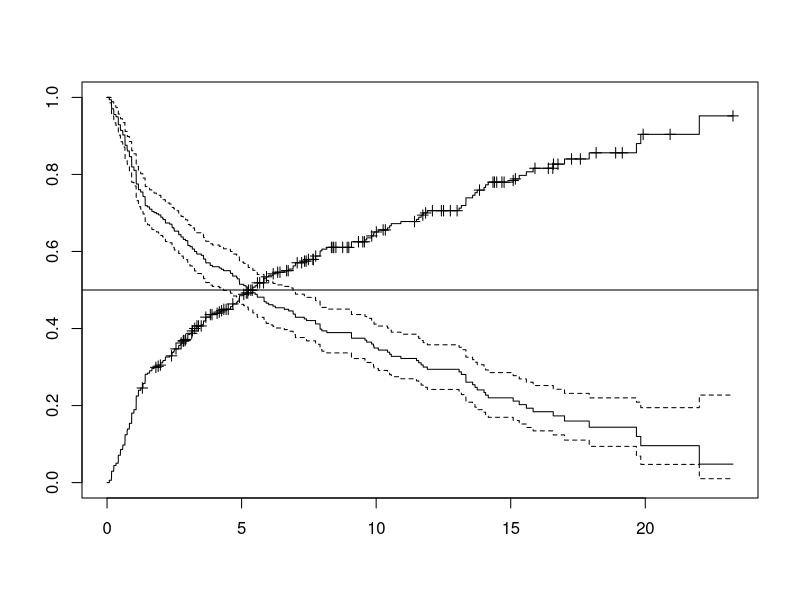
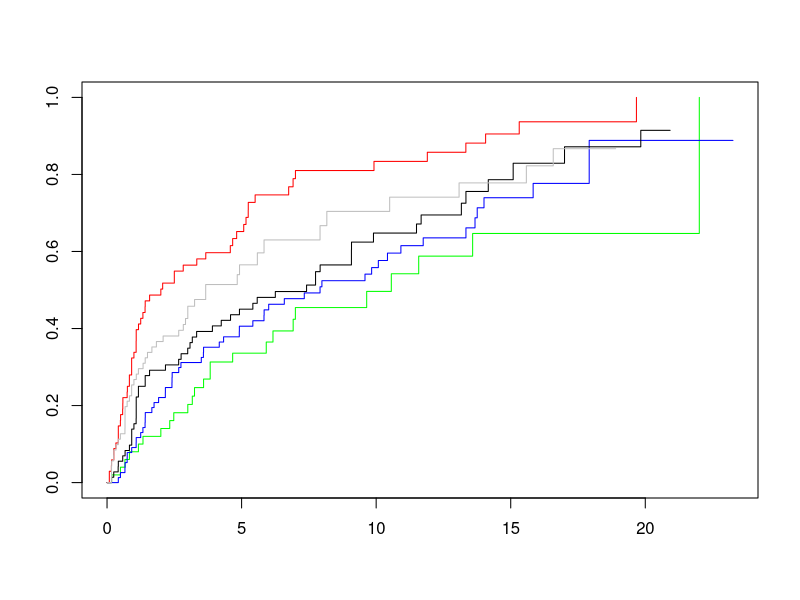

These figures' R source, in order: (Note: this script raises an error after producing the figures.)
###################################################
library(Epi)
library(survival)
sessionInfo()
options( width=87 )
###################################################
setwd("C:/Users/janne/projects/SPE/pracs")
orca <- read.table("./data/oralca2.txt", header=T)
head(orca)
str(orca)
summary(orca)

###################################################
orca$suob <- Surv(orca$time, 1*(orca$event > 0) )
str(orca$suob)
summary(orca$suob)

###################################################
s.all <- survfit(suob ~ 1, data=orca)

###################################################
s.all
str(s.all)

###################################################
plot(s.all)
lines(s.all, fun = "event", mark.time=T, conf.int=F)
abline(h=0.5)
###################################################
s.stg  <- survfit(suob ~ stage, data= orca)
col5 <- c("green", "blue", "black", "red", "gray")
plot(s.stg, col= col5, fun="event", mark.time=F )
legend(10, 0.4, legend=levels(orca$stage),
       col=col5, lty=1, cex=0.8,
       title="Stage", text.font=4, bg='white')
s.stg

###################################################
par(mfrow=c(1,2))
plot(s.stg, col= col5, fun="cumhaz", main="cum. hazards" )
#legend(0,3.5, legend=levels(orca$stage),
#       col=col5, lty=1, cex=0.8,
#       title="Stage", text.font=4, bg='white')
plot(s.stg, col= col5, fun="cloglog", main = "cloglog: log cum.haz")
#legend(10,-2, legend=levels(orca$stage),
#       col=col5, lty=1, cex=0.8,
#       title="Stage", text.font=4, bg='white')

###################################################
orca$agegr <- cut(orca$age, br=c(0,55,75, 95))
stat.table( list( sex, agegr), list( count(), percent(agegr) ),
             margins=T, data = orca )

###################################################
s.agrx <- survfit(suob ~ agegr + sex, data=orca)
par(mfrow=c(1,1))
plot(s.agrx, fun="event", mark.time=F, xlim = c(0,15), lwd=3,
             col=rep(c("red", "blue"),3), lty=c(2,2, 1,1, 5,5))
legend(10,0.3, legend=c("(0,55] Female "," (0,55] Male",
                       "(55,75] Female "," (55,75] Male",
                       "(75,95] Female "," (75,95] Male" ),
       col=rep(c("red", "blue"),3), lty=c(2,2, 1,1, 5,5), cex=0.8)
       
#title="Line types", text.font=4, bg='white')

###################################################
cif1 <- survfit( Surv( time, event, type="mstate") ~ 1,
                 data = orca)
str(cif1)

###################################################
par(mfrow=c(1,2))
plotCIF(cif1, 1, main = "Cancer death")
plotCIF(cif1, 2, main= "Other deaths")

###################################################
col5 <- c("green", "blue", "black", "red", "gray")
cif2 <- survfit( Surv( time, event, type="mstate") ~ stage,
                 data = orca)
str(cif2)

par(mfrow=c(1,2))
plotCIF(cif2, 1, main = "Cancer death by stage",
        col = col5, ylim = c(0, 0.7) )
plotCIF(cif2, 2, main= "Other deaths by stage",
        col=col5, ylim = c(0, 0.7) )

###################################################
par(mfrow=c(1,1))
stackedCIF(cif1,colour = c("gray70", "gray85"))

###################################################
options(show.signif.stars = F)
m1 <- coxph(suob ~ sex + I(age/10) + stage, data= orca)
summary( m1 )
round( ci.exp( m1 ), 4 )


###################################################
cox.zph( m1 )

###################################################
orca2 <- subset(orca, stage != "unkn")
orca2$st3 <- Relevel( orca2$stage, list(1:2, 3, 4:5) )
levels(orca2$st3) = c("I-II", "III", "IV")
m2 <- update(m1, . ~ . - stage + st3, data=orca2 )
round( ci.exp(m2 ), 4)

###################################################
newd <- data.frame( sex = c( rep("Male", 6), rep("Female", 6) ),
                    age = rep( c( rep(40, 3), rep(80, 3) ), 2 ),
                    st3 = rep( levels(orca2$st3), 4) )
newd
col3 <- c("green", "black", "red")
par(mfrow=c(1,2))
plot( survfit(m2, newdata= subset(newd, sex=="Male" & age==40)),
     col=col3, fun="event", mark.time=F)
lines( survfit(m2, newdata= subset(newd, sex=="Female" & age==40)),
      col= col3, fun="event", lty = 2, mark.time=F)
plot( survfit(m2, newdata= subset(newd, sex=="Male" & age==80)),
     ylim = c(0,1), col= col3, fun="event", mark.time=F)
lines( survfit(m2, newdata= subset(newd, sex=="Female" & age==80)),
      col=col3, fun="event", lty=2, mark.time=F)

###################################################
m2haz1 <- coxph( Surv( time, event==1)  ~ sex + I((age-65)/10) + st3 , data=orca2 )
round( ci.exp(m2haz1 ), 4)
cox.zph(m2haz1)

###################################################
m2haz2 <- coxph( Surv( time, event==2)  ~ sex + I((age-65)/10) + st3 , data=orca2 )
round( ci.exp(m2haz2 ), 4)
cox.zph(m2haz2)

###################################################
#library(cmprsk)
#attach(orca2)
#m2fg1 <- crr(time, event, cov1 = model.matrix(m2), failcode=1)
#summary(m2fg1, Exp=T)

###################################################
#m2fg2 <- crr(time, event, cov1 = model.matrix(m2), failcode=2)
#summary(m2fg2, Exp=T)

###################################################
orca.lex <- Lexis(exit = list(stime = time),
           exit.status = factor(event,
   labels = c("Alive", "Oral ca. death", "Other death")),
                  data = orca)
summary(orca.lex)

###################################################
# Optional
orca2.lex <- subset(orca.lex, stage != "unkn" )
orca2.lex$st3 <- Relevel( orca2$stage, list(1:2, 3, 4:5) )
levels(orca2.lex$st3) = c("I-II", "III", "IV")

###################################################
cuts <- sort(orca2$time[orca2$event==1])
orca2.spl <- splitLexis( orca2.lex, br = cuts, time.scale="stime" )
orca2.spl$timeband <- as.factor(orca2.spl$stime)

###################################################
str(orca2.spl)
orca2.spl[ 1:20, ]

###################################################
m2pois1 <- glm( 1*(lex.Xst=="Oral ca. death")  ~
      -1 + timeband + sex + I((age-65)/10) + st3,
      family=poisson, offset = log(lex.dur), data = orca2.spl)

###################################################
tb <- as.numeric(levels(orca2.spl$timeband)) ; ntb <- length(tb)
tbmid <- (tb[-ntb] + tb[-1])/2   # midpoints of the intervals
round( ci.exp(m2pois1 ), 3)
par(mfrow=c(1,1))
plot( tbmid, 1000*exp(coef(m2pois1)[1:(ntb-1)]),
            ylim=c(5,3000), log = "xy", type = "l")

###################################################
library(splines)
m2pspli <- update(m2pois1, . ~  ns(stime, df = 6, intercept = F) +
        sex + I((age-65)/10) + st3)
round( ci.exp( m2pspli ), 3)
news <- data.frame( stime = seq(0,25, length=301), lex.dur = 1000, sex = "Female",
                    age = 65, st3 = "I-II")
blhaz <- predict(m2pspli, newdata = news, se.fit = T, type = "link")
blh95 <- cbind(blhaz$fit, blhaz$se.fit) %*% ci.mat()
par(mfrow=c(1,1))
matplot( news$stime, exp(blh95), type = "l", lty = c(1,1,1), lwd = c(2,1,1) ,
      col = rep("black", 3),  log = "xy", ylim = c(5,3000)  )
